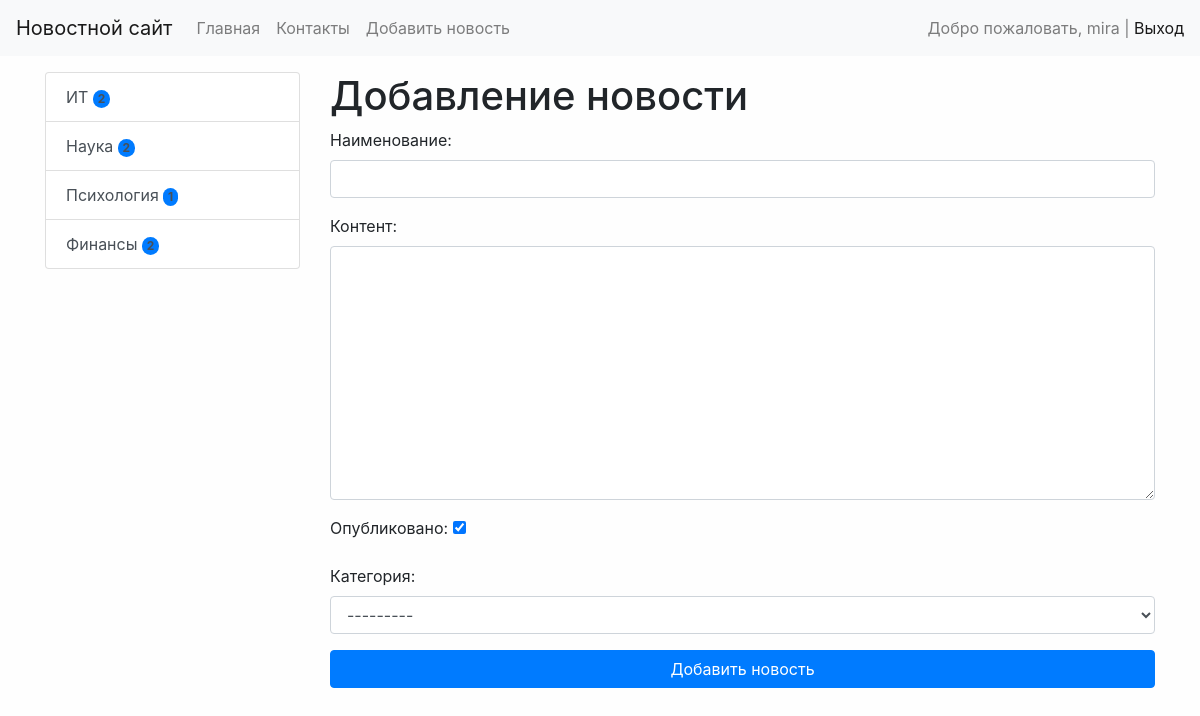
The app's page /news/add-news/ (signed in) with its own data.
### news/models.py (models this page shows)
class Category(models.Model):
    title = models.CharField(max_length=150, db_index=True, verbose_name='Наименование категории')
    def get_absolute_url(self):
        return reverse('category', kwargs={"category_id": self.pk})
    def __str__(self):
        return self.title
    class Meta:
        verbose_name = 'Категория'
        verbose_name_plural = 'Категории'
        ordering = ['title']

### news/views.py (the view)
# urls.py: path('news/add-news/', CreateNews.as_view(), name='add_news'),
class CreateNews(LoginRequiredMixin, CreateView):
    form_class = NewsForm
    template_name = 'news/add_news.html'
    raise_exception = True

### news/forms.py (shortened to what this page needs)
class NewsForm(forms.ModelForm):
    class Meta:
        model = News
        fields = ['title', 'content', 'is_published', 'category']
        widgets = {
            'title' : forms.TextInput(attrs={
                'class' : 'form-control'
            }),
            'content' : forms.Textarea(attrs={
                'class' : 'form-control'
            }),
            'category' : forms.Select(attrs={
                'class' : 'form-control'
            })
        }

### news/templatetags/news_tags.py (called while the page is built)
@register.inclusion_tag('news/list_categories.html')
def show_categories(arg1='Hello', arg2='world'):
    categories = cache.get('categories')
    if not categories:
        categories = Category.objects.annotate(cnt=Count('news', filter=F('news__is_published'))).filter(cnt__gt=0)
        cache.set('categories', categories, 30)
        categories = Category.objects.annotate(cnt=Count('news', filter=F('news__is_published'))).filter(cnt__gt=0)
    return {"categories": categories, "arg1": arg1, "arg2": arg2}

### news/templates/news/add_news.html (shortened to what this page needs)
{% extends 'base.html' %}
{% block sidebar %}
{% include 'inc/_sidebar.html' %}
{% endblock %}
{% block content %}
<h1>Добавление новости</h1>
<form action="{% url 'add_news' %}" method="post">
    {{ form.as_p }}
    <button type="submit" class="btn btn-primary btn-block">Добавить новость</button>
</form>
{% endblock %}

### templates/inc/_nav.html (shortened to what this page needs)
<nav class="navbar navbar-expand-lg navbar-light bg-light">
    <a class="navbar-brand" href="{% url 'home' %}">Новостной сайт</a>
    <div class="collapse navbar-collapse" id="navbarSupportedContent">
        <ul class="navbar-nav mr-auto">
            <li class="nav-item"><a class="nav-link" href="{% url 'home' %}">Главная</a></li>
            <li class="nav-item"><a class="nav-link" href="{% url 'contact' %}">Контакты</a></li>
            {% if request.user.is_authenticated %}
                <li class="nav-item"><a class="nav-link" href="{% url 'add_news' %}">Добавить новость</a></li>
            {% endif %}
        </ul>
        <span class="navbar-text">
            {% if request.user.is_authenticated %}
                Добро пожаловать, {{ user.username }} | <a href="{% url 'logout' %}">Выход</a>
            {% else %}
                <a href="{% url 'register' %}">Register</a> | <a href="{% url 'login' %}">Login</a>
            {% endif %}
        </span>
    </div>
</nav>

### news/templates/news/list_categories.html
<div class="list-group">
    {% for item in categories %}
    <a href="{{ item.get_absolute_url }}" class="list-group-item
    list-group-item-action">{{ item.title }}    <span class="badge bg-primary rounded-pill">{{ item.cnt }}</span></a>
    {% endfor %}
</div>

### mysite/static/css/style.css (style rules this page uses)
body { background-color: #fefefe; }

### records on screen
Category: title "ИТ", cnt "2"
Category: title "Наука", cnt "2"
Category: title "Психология", cnt "1"
Category: title "Финансы", cnt "2"

### other values on screen
{{ user.username }} "mira"
